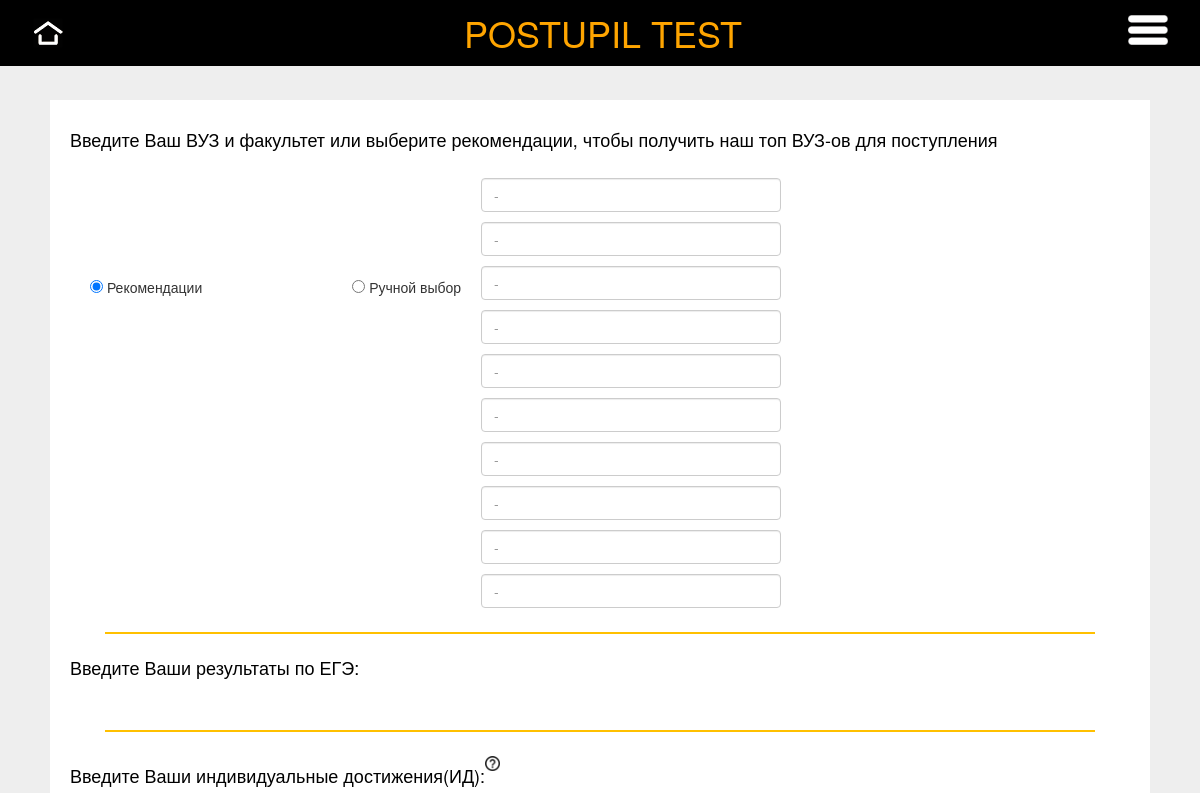
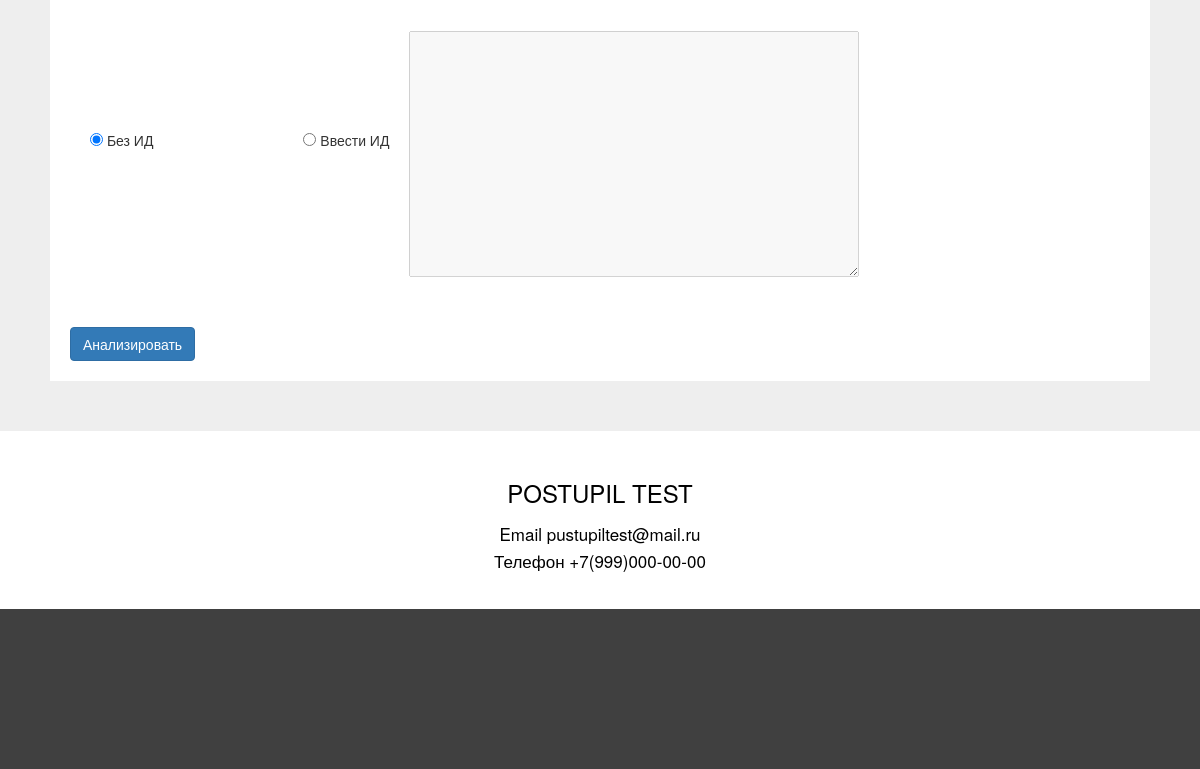
The page /index on the database as committed earlier (2 pictures, top to bottom).
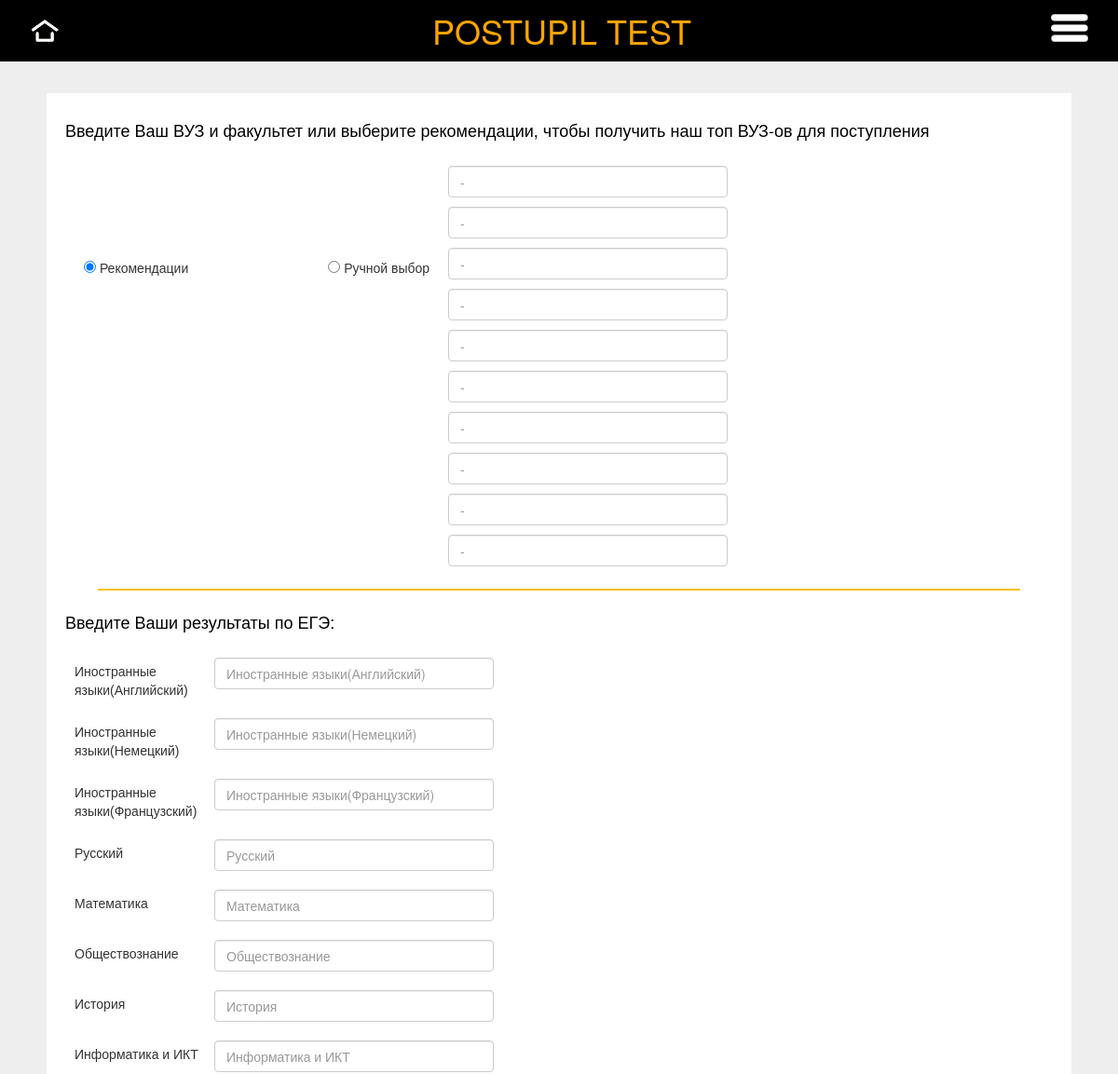
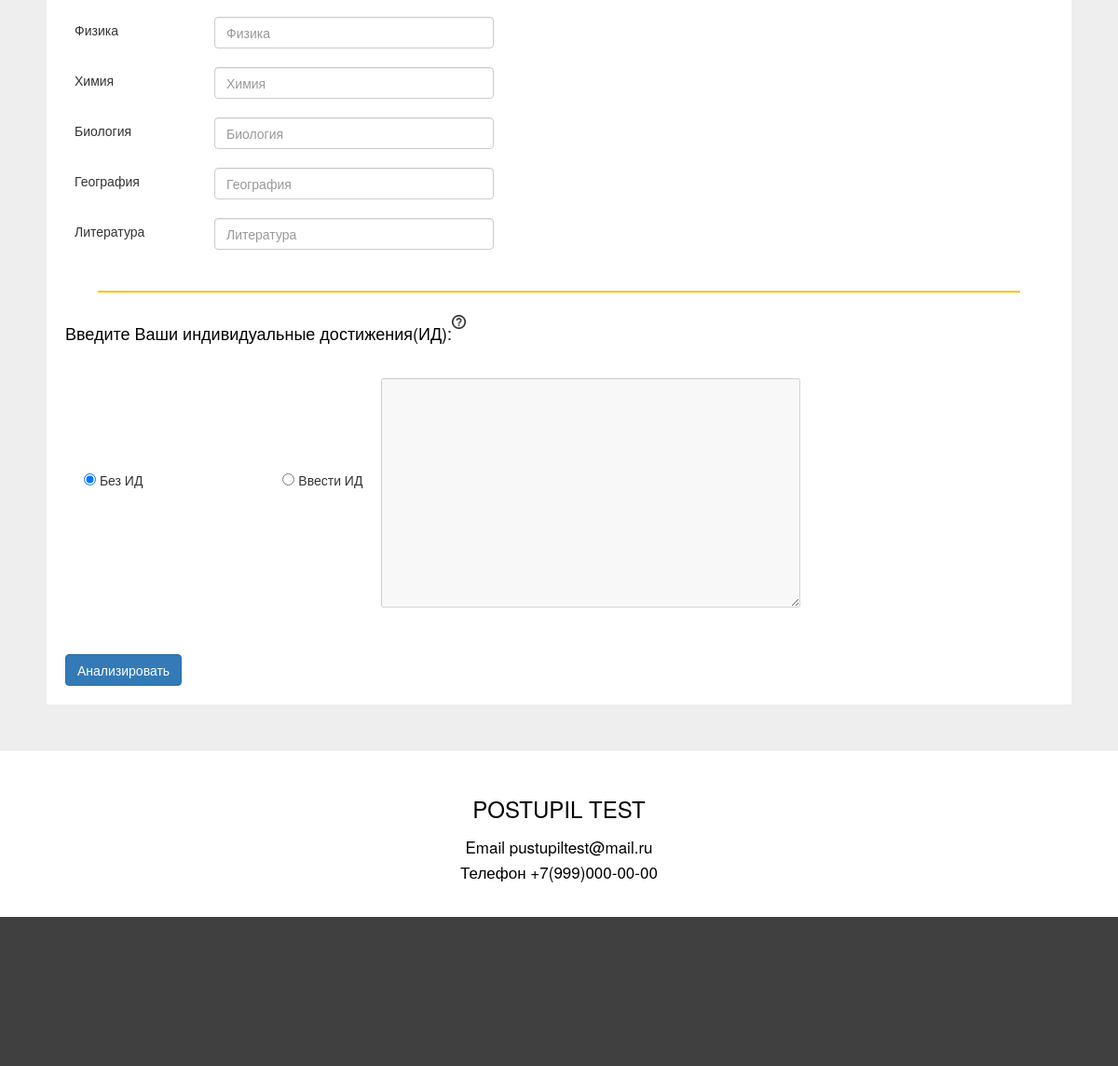
The same page on the database as committed later (2 pictures, top to bottom).
### db.py (models this page shows)
class Subjects(db.Model):
    id = db.Column(db.Integer, primary_key=True)
    name = db.Column(db.String(80), unique=False, nullable=False)

### flask_app.py (the view, shortened to what this page needs)
@app.route('/', methods=['POST', 'GET'])
@app.route('/index', methods=['POST', 'GET'])
def index():
    global sub_combs
    print(sub_combs)
    faculties = [x.name for x in Faculties.query.all()]  #
    sub = [x.name for x in Subjects.query.all()]
    if request.method == 'GET':
        return render_template('form.html', faculties=faculties, col_edu=range(1, 11), subs=sub,
                               help_text=information_extractor_f("help.txt")[0].split("\n"), id_req=0,
                               contacts=information_extractor_f(Data.query.filter_by(name="contacts").first().descr)[
                                   0].split("\n"))

### little_functions.py (called while the page is built)
def information_extractor_f(name):
    text = open("static/text_data/" + name[:-4] + divider + name[-4:], "r").read()
    return text.split("\n/*/\n")

### templates/form.html (shortened to what this page needs)
{% extends "base.html" %}
{% block content %}
<div class="container-total">
    <div class="container-main">
        <form method="post" enctype="multipart/form-data">
            <h4 style="color: #000; padding: 30px 0 10px 20px">Введите Ваш ВУЗ и факультет или выберите рекомендации, чтобы получить наш топ ВУЗ-ов для поступления</h4>
            <div class="edu_org">
                <div class="bg_edu" style="display: flex;">
                    <p style="display: inline-block;padding-left:20px; padding-right:10vw;margin:0"><input style="margin-top:112px;" name="mode" type="radio" value="recommend" checked> Рекомендации</p>
                    <div class="edu_org">
                        <p style="display: inline-block;padding:0 10px;margin:0;width: max-content; max-width: 20vw"><input style="margin-top:112px;" name="mode" type="radio" value="manual" onclick="this.form.faculties_0.disabled=0;"
                        onreset="this.form.faculties.disabled=1;"> Ручной выбор</p>
                        <div>
                            {%for i in col_edu%}
                                <input class="form-control" type="text" list="faculties" style="align-self:right;margin :10px 0 10px 10px;width:300px;" name="faculties_{{i}}" autocomplete="off" id="1" placeholder="-">
                            {%endfor%}
                        </div>
                    </div>
                </div>
            </div>
            <div class="line-yellow" style="width: 90%; margin-left: 5%"></div>
            <div class="ege">
                <h4 style="color: #000;margin: 0 20px 20px 0">Введите Ваши результаты по ЕГЭ:</h4>
                {%for i in subs%}
                    <div style="display:flex">
                        <p style="padding: 15px 0 0 10px;width:150px">{{i}}</p>
                        <input class="form-control" type="number" max="100" min="0" style="align-self:right;margin :10px 0 10px 10px;width:300px;" name="{{i}}" autocomplete="off" id="{{i}}" placeholder="{{i}}">
                    </div>
                {%endfor%}
            </div>
            <div class="line-yellow" style="width: 90%; margin-left: 5%"></div>
            <div class="ind_achieve">
                <div style="margin: 0 20px 20px 0;display: flex;">
                    <h4 style="color: #000;">Введите Ваши индивидуальные достижения(ИД):</h4>
                    <img class="help_button" style="cursor:pointer"
                        src="{{ url_for( 'static', filename='img/server/help.png')}}" height=15
                        width=15/>
                </div>
                <div class="bg_edu" style="display: flex;">
                    <p style="display: inline-block;padding-left:20px; padding-right:10vw;margin:0"><input style="margin-top:112px;" name="mode_achieve" type="radio" value="no_ind_achieve" checked> Без ИД</p>
                    <div class="edu_org">
                        <p style="display: inline-block;padding:0 10px;margin:0;width: max-content; max-width: 20pw">
                            <input style="margin-top:112px;" name="mode_achieve" type="radio" value="ind_achieve" onclick="this.form.ind_achieve.disabled=0;" onreset="this.form.ind_achieve.disabled=1;">
                            Ввести ИД
                        </p>
                        <textarea name="ind_achieve" rows="12" style="align-self:right;margin :10px 0 10px 10px;width:max-content;min-width:450px;" disabled></textarea>
                    </div>
                </div>
            </div>
            <button type="submit" class="btn btn-primary" style="margin:20px">Анализировать</button>
        </form>
    </div>
</div>
{% endblock %}

### templates/base.html (shortened to what this page needs)
<!DOCTYPE html>
<html lang="en">
<head>
    <link href="{{ url_for( 'static', filename='css/style.css')}}?ver=67" rel="stylesheet">
    <link href="{{ url_for( 'static', filename='css/bootstrap.min.css')}}?ver=1" rel="stylesheet">
</head>
<body>
    <div class="header">
        <a class="home" href="/index_ds/{{id_req}}" style="margin:5px 5px 5px 20px"><img
            src="{{ url_for( 'static', filename='img/server/icon-home.png')}}" height=56 width=56/></a>
        <h1 style="color: orange;display:block;margin: 5px auto;align-self:center;padding-right:75px;max-width:60vw">POSTUPIL TEST</h1>
        <img class="menu_button" style="display:block;position:absolute;right:32px;margin-top:15px;cursor:pointer"
            src="{{ url_for( 'static', filename='img/server/menu1.png')}}" height=30
            width=40/>
    </div>
    {% block content %}{% endblock %}
    <footer>
        <div id="contacts" align="center" style="width: 100%;background-color: #fff;padding:30px 0">
            <h2 style="color: #000;">POSTUPIL TEST</h2>
            <h5 style="color: #000;padding-top: 10px;">{{contacts[0]}}</h5>
            <h5 style="color: #000;">{{contacts[1]}}</h5>
        </div>
        <div style="width: 100%;height: 20vh;background-color: #404040"></div>
    </footer>
</body>
</html>

### static/css/style.css (style rules this page uses)
body { background-color: #fff; }
h1 { margin-top: 30px; }
h1, h2, h3, h4 { color: #fff; font-family: 'Nobel', sans-serif; }
p { font-family: 'Nobel', sans-serif; font-size:14px; }
.header { background-color: #000; width:100%; position:fixed; top:0; display:flex; z-index:1; }
.container-total { background-color: #eee; width: 100%; padding: 50px; }
.container-main { background-color: #fff; width: 100%; height: max-content; z-index: 2; }
.ege { padding: 20px; }
.ind_achieve { padding: 20px; }
.edu_org { display: flex; padding-left:20px; height: max-content; }
.line-yellow { display: inline-block; background-image: url('../img/server/line-pattern-yellow.png'); background-repeat: repeat-x; height: 2px; width: 25%; }
footer { background-color: #1b1b1b; color: #999999; }

### templates/base.html (style rules this page uses)
body { padding-top: 40px; }

Rows that differ between the two databases and show on the page:
added Subjects: name "Иностранные языки(Английский)"
added Subjects: name "Иностранные языки(Немецкий)"
added Subjects: name "Иностранные языки(Французский)"
added Subjects: name "Русский"
added Subjects: name "Математика"
added Subjects: name "Обществознание"
added Subjects: name "История"
added Subjects: name "Информатика и ИКТ"
added Subjects: name "Физика"
added Subjects: name "Химия"
added Subjects: name "Биология"
added Subjects: name "География"
added Subjects: name "Литература"
